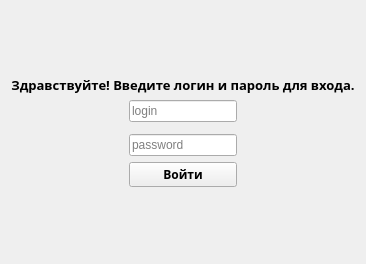
<?xml version="1.0" encoding="UTF-8"?>
<ui version="4.0">
 <class>login_widget</class>
 <widget class="QWidget" name="login_widget">
  <property name="geometry">
   <rect>
    <x>0</x>
    <y>0</y>
    <width>356</width>
    <height>264</height>
   </rect>
  </property>
  <property name="windowTitle">
   <string>Вход</string>
  </property>
  <layout class="QGridLayout" name="gridLayout">
   <property name="topMargin">
    <number>10</number>
   </property>
   <item row="2" column="1" colspan="2">
    <widget class="QLineEdit" name="login_input">
     <property name="text">
      <string/>
     </property>
     <property name="placeholderText">
      <string>login</string>
     </property>
    </widget>
   </item>
   <item row="1" column="0" colspan="4">
    <widget class="QLabel" name="label">
     <property name="font">
      <font>
       <family>Segoe UI Black</family>
       <pointsize>10</pointsize>
       <weight>75</weight>
       <bold>true</bold>
      </font>
     </property>
     <property name="text">
      <string>&lt;html&gt;&lt;head/&gt;&lt;body&gt;&lt;p align=&quot;center&quot;&gt;&lt;span style=&quot; font-weight:600;&quot;&gt;Здравствуйте! Введите логин и пароль для входа.&lt;/span&gt;&lt;/p&gt;&lt;/body&gt;&lt;/html&gt;</string>
     </property>
    </widget>
   </item>
   <item row="3" column="0" rowspan="2">
    <spacer name="horizontalSpacer">
     <property name="orientation">
      <enum>Qt::Horizontal</enum>
     </property>
     <property name="sizeHint" stdset="0">
      <size>
       <width>94</width>
       <height>20</height>
      </size>
     </property>
    </spacer>
   </item>
   <item row="5" column="1" colspan="2">
    <widget class="QPushButton" name="signin_button">
     <property name="font">
      <font>
       <family>Bahnschrift SemiBold</family>
       <weight>75</weight>
       <bold>true</bold>
      </font>
     </property>
     <property name="text">
      <string>Войти</string>
     </property>
    </widget>
   </item>
   <item row="6" column="2">
    <spacer name="verticalSpacer_5">
     <property name="orientation">
      <enum>Qt::Vertical</enum>
     </property>
     <property name="sizeHint" stdset="0">
      <size>
       <width>20</width>
       <height>61</height>
      </size>
     </property>
    </spacer>
   </item>
   <item row="4" column="1" colspan="2">
    <widget class="QLineEdit" name="password_input">
     <property name="text">
      <string/>
     </property>
     <property name="placeholderText">
      <string>password</string>
     </property>
    </widget>
   </item>
   <item row="3" column="3" rowspan="2">
    <spacer name="horizontalSpacer_2">
     <property name="orientation">
      <enum>Qt::Horizontal</enum>
     </property>
     <property name="sizeHint" stdset="0">
      <size>
       <width>93</width>
       <height>20</height>
      </size>
     </property>
    </spacer>
   </item>
   <item row="0" column="1" colspan="2">
    <spacer name="verticalSpacer_4">
     <property name="orientation">
      <enum>Qt::Vertical</enum>
     </property>
     <property name="sizeHint" stdset="0">
      <size>
       <width>20</width>
       <height>62</height>
      </size>
     </property>
    </spacer>
   </item>
  </layout>
 </widget>
 <resources/>
 <connections/>
</ui>
